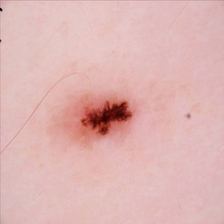
#> input picture images/benign/1.jpg, 224 x 224 px
$ python -i extract_features.py   (imports and definitions only)
#> lines starting #> are read from the running program, lines starting #| are printed output that depends on the picture
import os
import numpy as np
import pandas as pd
from skimage import io, color, feature
from skimage.transform import resize
import pywt
from pathlib import Path
import kagglehub

# --- 1. SETTINGS ---
# [1 line that did not run here, left out]
current_dir = Path(__file__).resolve()
root_dir = current_dir.parent.parent
# [1 line that did not run here, left out]
IMG_SIZE = (128, 128)

# Output files — one per feature set + one combined
OUTPUT_FILES = {
    'LBP': root_dir / 'features_LBP.csv',
    'HOG': root_dir / 'features_HOG.csv',
    'DWT': root_dir / 'features_DWT.csv',
    'ALL': root_dir / 'features_ALL.csv',
}

# --- 2. EXTRACTION LOGIC ---
def get_features(img_path):
    # Load and resize image
#> called with img_path = '../images/benign/1.jpg'
    img = io.imread(img_path)
#> img is the input picture: shape (224, 224, 3); mean R, G, B 222.8, 181.2, 179.3
    img_resized = resize(img, IMG_SIZE, anti_aliasing=True)

    # Convert to grayscale
    if len(img_resized.shape) == 3:
        gray = color.rgb2gray(img_resized)
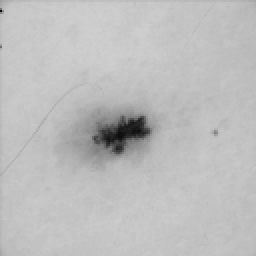
#> gray: shape (128, 128) float64 (shown 2 times larger); min 0.048, max 0.818, mean 0.745
    else:
        gray = img_resized

    # Convert float (0-1) to integer (0-255) for LBP
    gray_int = (gray * 255).astype(np.uint8)

    # LBP (Texture)
    lbp = feature.local_binary_pattern(gray_int, P=8, R=1, method='uniform')
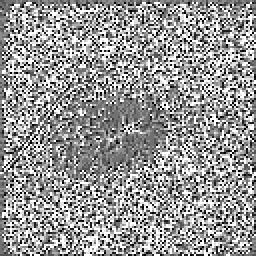
#> lbp: shape (128, 128) float64 (shown 2 times larger); min 0, max 9, mean 5.34; drawn with min black and max white
    lbp_hist, _ = np.histogram(lbp.ravel(), bins=10, density=True)
#> lbp_hist = [0.0544, 0.0907, 0.0533, 0.112, 0.125, 0.137, 0.0892, 0.11, 0.139, 0.2]

    # HOG (Shape/Edges)
    hog_feats = feature.hog(gray, orientations=9, pixels_per_cell=(16, 16),
                            cells_per_block=(2, 2))
#> hog_feats = 1764 values, max 0.365 at index 1152, min 0.00406 at index 864, mean 0.155
    hog_sample = hog_feats[:10]
#> hog_sample = [0.275, 0.275, 0.261, 0.252, 0.275, 0.0871, 0.0631, 0.157, 0.275, 0.133]

    # DWT (Frequency)
    coeffs = pywt.dwt2(gray, 'haar')
    LL, (LH, HL, HH) = coeffs
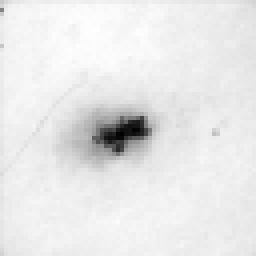
#> LL: shape (64, 64) float64 (shown 4 times larger); min 0.137, max 1.62, mean 1.49; drawn with min black and max white
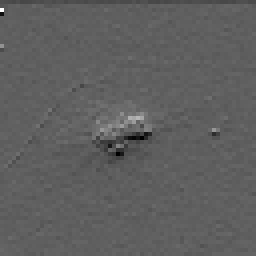
#> LH: shape (64, 64) float64 (shown 4 times larger); min -0.178, max 0.297, mean -0.000423; drawn with min black and max white
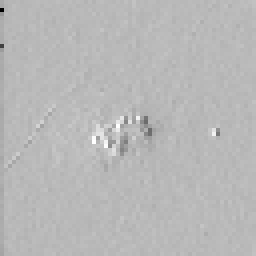
#> HL: shape (64, 64) float64 (shown 4 times larger); min -0.379, max 0.143, mean -0.00044; drawn with min black and max white
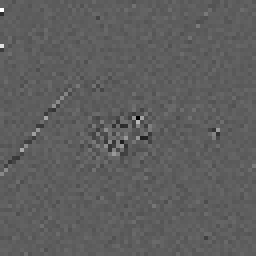
#> HH: shape (64, 64) float64 (shown 4 times larger); min -0.0734, max 0.124, mean -4.93e-05; drawn with min black and max white
    dwt_sample = [np.mean(LL), np.var(LL), np.mean(LH), np.var(LH)]
#> dwt_sample = [1.49, 0.0281, -0.000423, 0.000251]

    return {
        'LBP': list(lbp_hist),
        'HOG': list(hog_sample),
        'DWT': list(dwt_sample),
    }

# --- 3. RUNNING THE LOOP ---
data = []
labels_found = []

# [21 lines not run here, left out]

# --- 4. BUILD MASTER DATAFRAME ---
df_all = pd.DataFrame(data)

# --- 5. SAVE SEPARATE CSVs ---
# LBP only
lbp_cols = ['image_id'] + [f'LBP_{i}' for i in range(10)] + ['label']
# [1 line not run here, left out]

# HOG only
hog_cols = ['image_id'] + [f'HOG_{i}' for i in range(10)] + ['label']
# [1 line not run here, left out]

# DWT only
dwt_cols = ['image_id'] + [f'DWT_{i}' for i in range(4)] + ['label']
# [4 lines not run here, left out]

# --- 6. SUMMARY ---
total = len(df_all)
benign = labels_found.count('benign')
malignant = labels_found.count('malignant')

# [9 lines not run here, left out]

>>> result = get_features('../images/benign/1.jpg')
#> result = {'LBP': [0.0544, 0.0907, 0.0533, 0.112, 0.125, 0.137, 0.0892, 0.11, 0.139, 0.2], 'HOG': [0.275, 0.275, 0.261, 0.252, 0.275, 0.0871, 0.0631, 0.157, 0.275, 0.133], 'DWT': [1.49, 0.0281, -0.000423, 0.000251]}

$ run again, on images/benign/1013.jpg
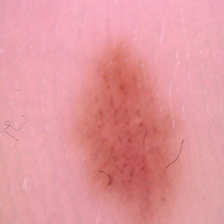
#> input picture images/benign/1013.jpg, 224 x 224 px
#> in get_features, img is the input picture: shape (224, 224, 3); mean R, G, B 226.3, 150.1, 156.4
#> in get_features, `lbp = feature.local_binary_pattern(gray_int, P=8, R=1, method='uniform')`:
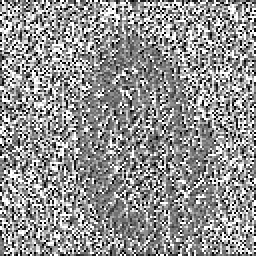
#> lbp: shape (128, 128) float64 (shown 2 times larger); min 0, max 9, mean 5.18; drawn with min black and max white
#> lbp_hist = [0.0536, 0.0772, 0.0539, 0.117, 0.154, 0.167, 0.102, 0.0993, 0.123, 0.165]
#> hog_feats = 1764 values, max 0.303 at index 1476, min 0.00692 at index 1471, mean 0.154
#> hog_sample = [0.222, 0.163, 0.124, 0.146, 0.106, 0.0721, 0.0827, 0.111, 0.193, 0.222]
#> in get_features, `LL, (LH, HL, HH) = coeffs`:
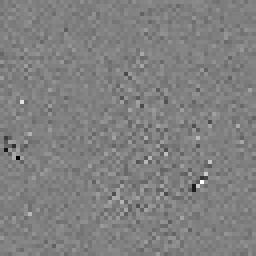
#> HH: shape (64, 64) float64 (shown 4 times larger); min -0.0574, max 0.0563, mean -0.000128; drawn with min black and max white
#> dwt_sample = [1.31, 0.0297, 0.000627, 6.05e-05]
#> result = {'LBP': [0.0536, 0.0772, 0.0539, 0.117, 0.154, 0.167, 0.102, 0.0993, 0.123, 0.165], 'HOG': [0.222, 0.163, 0.124, 0.146, 0.106, 0.0721, 0.0827, 0.111, 0.193, 0.222], 'DWT': [1.31, 0.0297, 0.000627, 6.05e-05]}

$ run again, on images/benign/1018.jpg
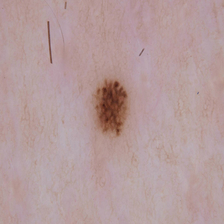
#> input picture images/benign/1018.jpg, 224 x 224 px
#> in get_features, img is the input picture: shape (224, 224, 3); mean R, G, B 180.3, 155.4, 155.8
#> in get_features, `lbp = feature.local_binary_pattern(gray_int, P=8, R=1, method='uniform')`:
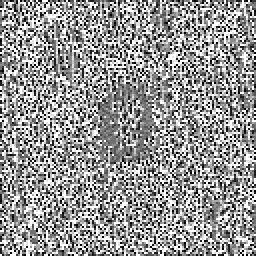
#> lbp: shape (128, 128) float64 (shown 2 times larger); min 0, max 9, mean 5.32; drawn with min black and max white
#> lbp_hist = [0.0685, 0.108, 0.0569, 0.0953, 0.109, 0.117, 0.0818, 0.12, 0.139, 0.217]
#> hog_feats = 1764 values, max 0.409 at index 17, min 0.0259 at index 912, mean 0.155
#> hog_sample = [0.109, 0.101, 0.102, 0.0812, 0.109, 0.0703, 0.1, 0.0893, 0.135, 0.299]
#> in get_features, `LL, (LH, HL, HH) = coeffs`:
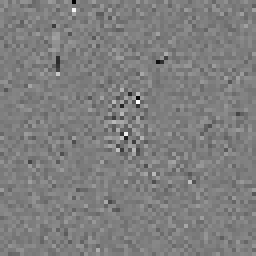
#> HH: shape (64, 64) float64 (shown 4 times larger); min -0.0601, max 0.0606, mean -1.17e-05; drawn with min black and max white
#> dwt_sample = [1.26, 0.0122, -0.000337, 8.61e-05]
#> result = {'LBP': [0.0685, 0.108, 0.0569, 0.0953, 0.109, 0.117, 0.0818, 0.12, 0.139, 0.217], 'HOG': [0.109, 0.101, 0.102, 0.0812, 0.109, 0.0703, 0.1, 0.0893, 0.135, 0.299], 'DWT': [1.26, 0.0122, -0.000337, 8.61e-05]}

$ run again, on images/benign/1019.jpg
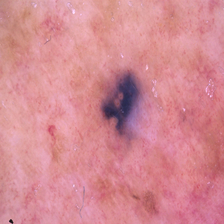
#> input picture images/benign/1019.jpg, 224 x 224 px
#> in get_features, img is the input picture: shape (224, 224, 3); mean R, G, B 212.5, 138.3, 147
#> in get_features, `lbp = feature.local_binary_pattern(gray_int, P=8, R=1, method='uniform')`:
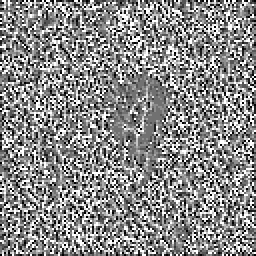
#> lbp: shape (128, 128) float64 (shown 2 times larger); min 0, max 9, mean 4.88; drawn with min black and max white
#> lbp_hist = [0.0682, 0.0907, 0.0822, 0.132, 0.15, 0.138, 0.0966, 0.0916, 0.0985, 0.163]
#> hog_feats = 1764 values, max 0.264 at index 900, min 0.0234 at index 868, mean 0.159
#> hog_sample = [0.22, 0.139, 0.147, 0.0767, 0.14, 0.102, 0.14, 0.137, 0.181, 0.22]
#> in get_features, `LL, (LH, HL, HH) = coeffs`:
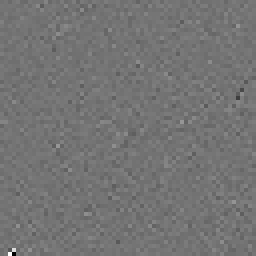
#> HH: shape (64, 64) float64 (shown 4 times larger); min -0.181, max 0.216, mean 3.33e-05; drawn with min black and max white
#> dwt_sample = [1.21, 0.0246, 0.000747, 0.00026]
#> result = {'LBP': [0.0682, 0.0907, 0.0822, 0.132, 0.15, 0.138, 0.0966, 0.0916, 0.0985, 0.163], 'HOG': [0.22, 0.139, 0.147, 0.0767, 0.14, 0.102, 0.14, 0.137, 0.181, 0.22], 'DWT': [1.21, 0.0246, 0.000747, 0.00026]}
